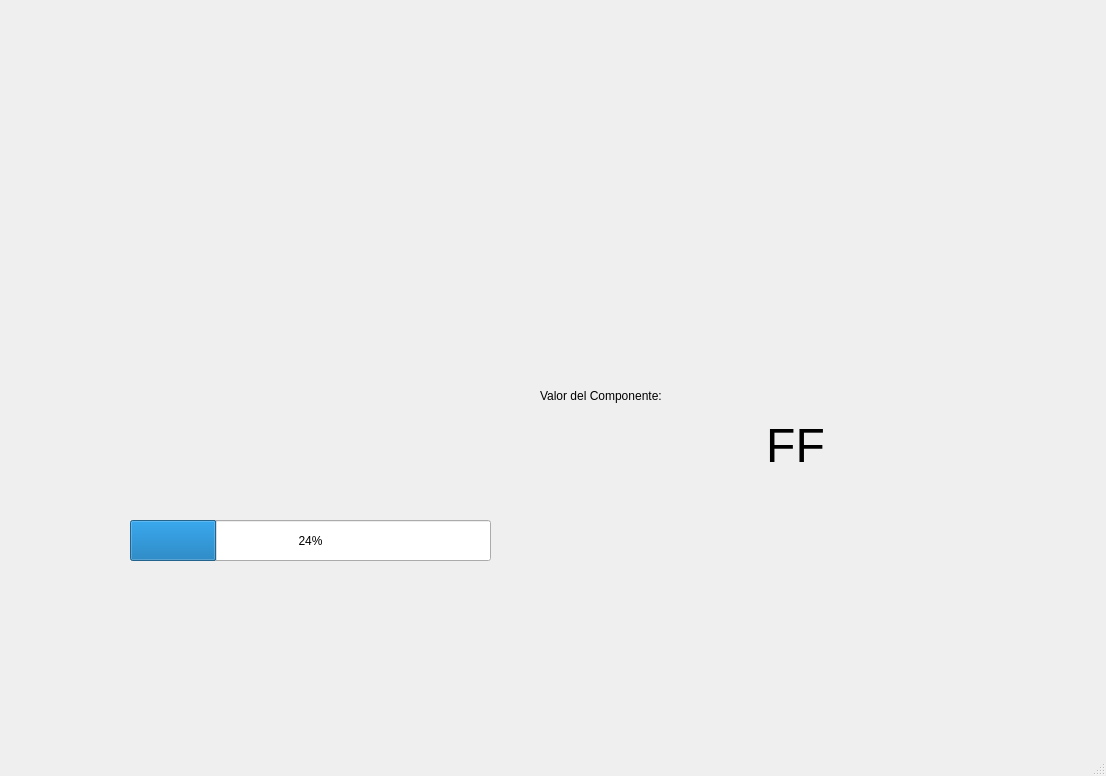
<?xml version="1.0" encoding="UTF-8"?>
<ui version="4.0">
 <class>MainWindow</class>
 <widget class="QMainWindow" name="MainWindow">
  <property name="geometry">
   <rect>
    <x>0</x>
    <y>0</y>
    <width>1106</width>
    <height>776</height>
   </rect>
  </property>
  <property name="windowTitle">
   <string>MainWindow</string>
  </property>
  <widget class="QWidget" name="centralwidget">
   <widget class="QLabel" name="label_9">
    <property name="geometry">
     <rect>
      <x>860</x>
      <y>450</y>
      <width>221</width>
      <height>261</height>
     </rect>
    </property>
    <property name="styleSheet">
     <string notr="true"/>
    </property>
    <property name="text">
     <string/>
    </property>
    <property name="pixmap">
     <pixmap resource="recursos.qrc">:/Comidas/chips.png</pixmap>
    </property>
    <property name="scaledContents">
     <bool>true</bool>
    </property>
   </widget>
   <widget class="QLabel" name="label_10">
    <property name="geometry">
     <rect>
      <x>10</x>
      <y>10</y>
      <width>1071</width>
      <height>261</height>
     </rect>
    </property>
    <property name="styleSheet">
     <string notr="true"/>
    </property>
    <property name="text">
     <string/>
    </property>
    <property name="pixmap">
     <pixmap resource="recursos.qrc">:/Comidas/panditas.png</pixmap>
    </property>
    <property name="scaledContents">
     <bool>true</bool>
    </property>
   </widget>
   <widget class="QLabel" name="label">
    <property name="geometry">
     <rect>
      <x>540</x>
      <y>310</y>
      <width>251</width>
      <height>171</height>
     </rect>
    </property>
    <property name="text">
     <string>Valor del Componente:</string>
    </property>
   </widget>
   <widget class="QLabel" name="txt_valor">
    <property name="geometry">
     <rect>
      <x>670</x>
      <y>360</y>
      <width>251</width>
      <height>171</height>
     </rect>
    </property>
    <property name="font">
     <font>
      <pointsize>36</pointsize>
     </font>
    </property>
    <property name="text">
     <string>FF</string>
    </property>
    <property name="alignment">
     <set>Qt::AlignCenter</set>
    </property>
   </widget>
   <widget class="QProgressBar" name="progressBar">
    <property name="geometry">
     <rect>
      <x>130</x>
      <y>520</y>
      <width>361</width>
      <height>41</height>
     </rect>
    </property>
    <property name="value">
     <number>24</number>
    </property>
   </widget>
  </widget>
  <widget class="QMenuBar" name="menubar">
   <property name="geometry">
    <rect>
     <x>0</x>
     <y>0</y>
     <width>1106</width>
     <height>26</height>
    </rect>
   </property>
  </widget>
  <widget class="QStatusBar" name="statusbar"/>
 </widget>
 <resources>
  <include location="recursos.qrc"/>
 </resources>
 <connections/>
</ui>
